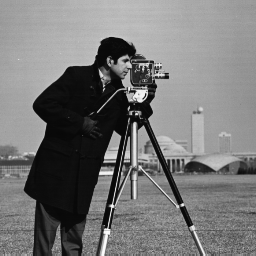
%> input picture labosi/lab-3/2007-08/slike/cameraman.tif, 256 x 256 px
$ octave z341b.m   (GNU Octave 9; MATLAB toolbox functions it lacks are replaced by stand-ins)
%> lines starting %> are read from the running program, lines starting %| are printed output that depends on the picture
[X,map]=imread('cameraman.tif');
%> X is the input picture: size 256x256 uint8; min 7, max 253, mean 118.7
%> map = []
figure;
image(X);
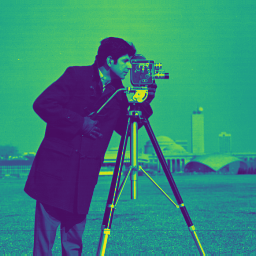
%> displayed picture: size 256x256x3, on the screen's scale of 0 to 255; mean R, G, B 53.7, 131.7, 122.4
figure;
imshow(X);
figure;
imagesc(X);


[Z,map]=imread('canoe.tif');
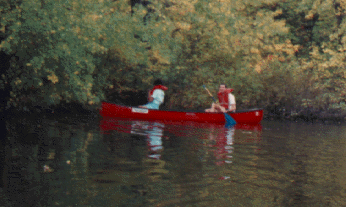
%> input picture labosi/lab-3/2007-08/slike/canoe.tif, 346 x 207 px
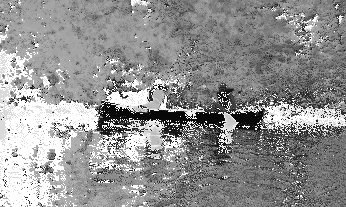
%> Z: size 207x346 uint8; min 7, max 255, mean 145.5
%> map = 256 rows, first 12: [1 1 1; 1 1 0; 1 0 1; 1 0 0; 0 1 1; 0 1 0; 0 0 1; 0 0 0; 0.518 0 0; 0.451 0 0; 0.388 0 0; 0.549 0.0627 0.0627]
figure;
image(Z);
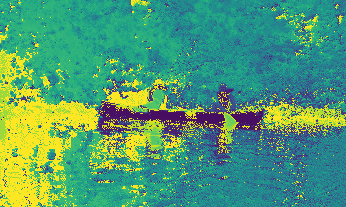
%> displayed picture: size 207x346x3, on the screen's scale of 0 to 255; mean R, G, B 79.5, 154.5, 114.9
figure;
imshow(Z);
figure;
imagesc(Z);
pause;
close all;

% [16 lines of commented-out code are left out]
